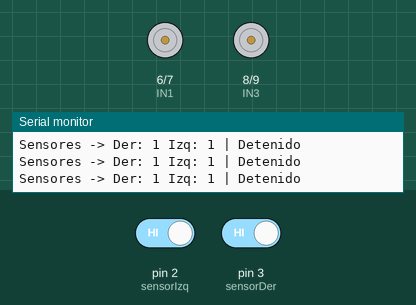
Bench run of a sketch on a simulated Arduino Uno, built with avr-gcc and run on an emulated ATmega328P. Parts: motor-driver pin pairs drawn as motors (green arrow = first pin HIGH = forward, orange = second pin HIGH = backward, longer = more drive, scaled by the enable pin), the last lines printed to the serial monitor. The test bench sets the inputs (shaded band); at power-on: pin 2 (sensorIzq) HIGH, pin 3 (sensorDer) HIGH.

Above: at 1.2 s.
1.3 s: pin 2 (sensorIzq) driven LOW
At 2.0 s:
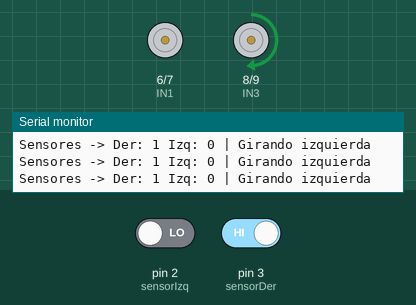
2.8 s: pin 3 (sensorDer) driven LOW
At 3.5 s:
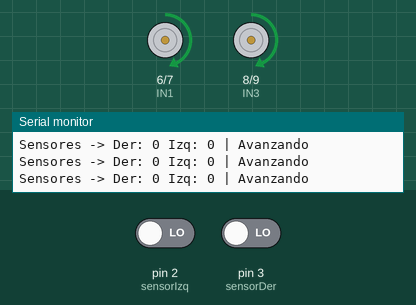
4.3 s: pin 2 (sensorIzq) driven HIGH
At 4.9 s:
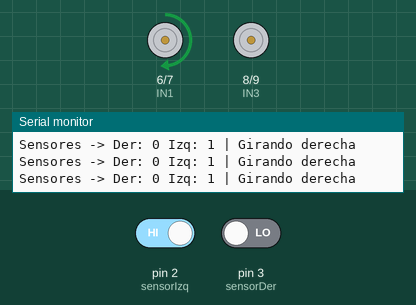
Timing chart, 0 to 7.3 s (numbered marks = the images above; inputs shaded):
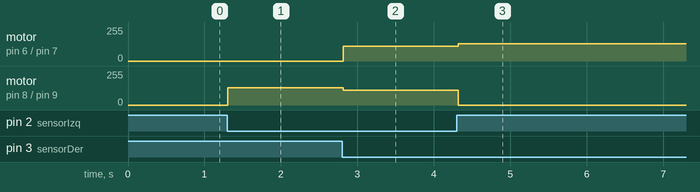

Measured:
- after the input at 1.3 s, motor on pin 8 (IN3) / pin 9 (IN4): stopped → forward 130/255 at once
- after the input at 2.8 s, motor on pin 6 (IN1) / pin 7 (IN2): stopped → forward 110/255 at once; motor on pin 8 (IN3) / pin 9 (IN4): forward 130/255 → forward 110/255 at once
- after the input at 4.3 s, motor on pin 6 (IN1) / pin 7 (IN2): forward 110/255 → forward 130/255 at once; motor on pin 8 (IN3) / pin 9 (IN4): forward 110/255 → stopped at once

The sketch:

segidordelinea.ino
```cpp
// Pines de sensores
const int sensorIzq = 2;
const int sensorDer = 3;

// Pines de control del L298N (PWM para velocidad)
const int ENA = 5;   // Enable motor izquierdo (PWM)
const int IN1 = 6;   // Control motor izquierdo
const int IN2 = 7;   // Control motor izquierdo
const int IN3 = 8;   // Control motor derecho
const int IN4 = 9;   // Control motor derecho
const int ENB = 10;  // Enable motor derecho (PWM)

// Velocidades (0-255)
const int velocidadMaxima = 110;  // Velocidad máxima
const int velocidadGiro = 130;    // Velocidad para giros

void setup() {
  // Configurar pines de sensores
  pinMode(sensorIzq, INPUT);
  pinMode(sensorDer, INPUT);

  // Configurar pines del L298N
  pinMode(ENA, OUTPUT);
  pinMode(IN1, OUTPUT);
  pinMode(IN2, OUTPUT);
  pinMode(IN3, OUTPUT);
  pinMode(IN4, OUTPUT);
  pinMode(ENB, OUTPUT);

  Serial.begin(9600);
}

void loop() {
  int izq = digitalRead(sensorIzq);
  int der = digitalRead(sensorDer);

  Serial.print("Sensores -> ");
  Serial.print("Der: ");
  Serial.print(der);
  Serial.print(" Izq: ");
  Serial.print(izq);
  Serial.print(" | ");

  // Control de motores basado en los sensores
  if (izq == 0 && der == 0) {
    // Ambos en blanco -> AVANZAR
    avanzarRecto();
    Serial.println("Avanzando");
  }
  else if (izq == 1 && der == 0) {
    // Negro izquierdo -> GIRAR DERECHA
    girarDerecha();
    Serial.println("Girando derecha");
  }
  else if (izq == 0 && der == 1) {
    // Negro derecho -> GIRAR IZQUIERDA
    girarIzquierda();
    Serial.println("Girando izquierda");
  }
  else if (izq == 1 && der == 1) {
    // Ambos detectan negro -> DETENER
    detenerMotores();
    Serial.println("Detenido");
  }

  delay(100); // Delay reducido para mejor respuesta
}

// Función para avanzar recto
void avanzarRecto() {
  // Motor izquierdo adelante
  digitalWrite(IN1, HIGH);
  digitalWrite(IN2, LOW);
  analogWrite(ENA, velocidadMaxima);

  // Motor derecho adelante
  digitalWrite(IN3, HIGH);
  digitalWrite(IN4, LOW);
  analogWrite(ENB, velocidadMaxima);
}

// Función para girar a la izquierda
void girarIzquierda() {
  // Motor izquierdo más lento o parado
  digitalWrite(IN1, LOW);
  digitalWrite(IN2, LOW);
  analogWrite(ENA, 0);

  // Motor derecho adelante
  digitalWrite(IN3, HIGH);
  digitalWrite(IN4, LOW);
  analogWrite(ENB, velocidadGiro);
}

// Función para girar a la derecha
void girarDerecha() {
  // Motor izquierdo adelante
  digitalWrite(IN1, HIGH);
  digitalWrite(IN2, LOW);
  analogWrite(ENA, velocidadGiro);

  // Motor derecho más lento o parado
  digitalWrite(IN3, LOW);
  digitalWrite(IN4, LOW);
  analogWrite(ENB, 0);
}

// Función para detener los motores
void detenerMotores() {
  analogWrite(ENA, 0);
  analogWrite(ENB, 0);
  digitalWrite(IN1, LOW);
  digitalWrite(IN2, LOW);
  digitalWrite(IN3, LOW);
  digitalWrite(IN4, LOW);
}
```
